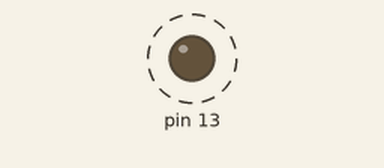
Simulated run of this sketch. Board: Arduino Uno, built with avr-gcc and run on an emulated ATmega328P. On the bench: output pins drawn as LEDs (lit = HIGH). Dashed ring = blinking.

Above: at 0.2 s.
Timing chart, 0 to 3.0 s (numbered marks = the images above):
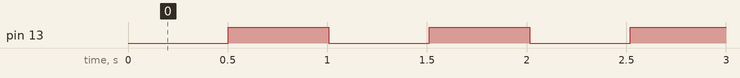

Measured:
- by itself, pin 13: alternates HIGH for 0.50 s and LOW for 0.50 s

The sketch:

problem_4.ino
```cpp
/*InterrExampDly Use this to generate a 1 second interrupt and blink
LED on 13. */
#include <avr/interrupt.h>
volatile unsigned int input_delay;
//counts number of Timer/Counter2 Overflow interrupts

void setup()
{
  pinMode(13,OUTPUT);
  init_timer2_ovf_interrupt(); //initialize Timer/Counter2 Overfl.
}
void loop()
{
  digitalWrite(13,LOW);
  pause(122); //1 second delay 244*4.096ms=1second
  digitalWrite(13,HIGH);
  pause(122); //1 second delay
}
/* ISR(TIMER2_OVF_vect) -increments counter on every interrupt. */
ISR(TIMER2_OVF_vect)
{
  input_delay++; //increment overflow counter
}

void init_timer2_ovf_interrupt(void)
{
  TCCR2A = 0x00; //Waveform generation mode normal
  TCCR2B = 0x06; //divide timer2 timebase by 256, overflow occurs every 4.1 ms
  TIMSK2 = 0x01; //enable timer2 overflow interrupt
  asm("SEI"); //enable global interrupt
}
/* pause(unsigned int num_of_4_1ms_interrupts): this delay function provides
the specified amount of delay as the number of 4.1 ms "clock ticks" using the
Timer/Counter2 Overflow interrupt. This function is only valid when using a
16 MHz crystal or ceramic resonator. If a different source frequency is used,
the clock tick delay value must be recalculated. */
void pause(unsigned int number_of_4_1ms_interrupts)
{
  TCNT2 = 0x00; //reset timer2
  input_delay = 0; //reset timer2 overflow counter
  while(input_delay <= number_of_4_1ms_interrupts); //wait for spec. number of intrpts.}
} 
```
